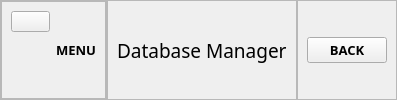
         <widget class="QFrame" name="header_frame">
          <property name="frameShape">
           <enum>QFrame::NoFrame</enum>
          </property>
          <property name="frameShadow">
           <enum>QFrame::Raised</enum>
          </property>
          <layout class="QHBoxLayout" name="horizontalLayout_2">
           <property name="spacing">
            <number>0</number>
           </property>
           <property name="leftMargin">
            <number>0</number>
           </property>
           <property name="topMargin">
            <number>0</number>
           </property>
           <property name="rightMargin">
            <number>0</number>
           </property>
           <property name="bottomMargin">
            <number>0</number>
           </property>
           <item>
            <widget class="QFrame" name="header_frame_left">
             <property name="frameShape">
              <enum>QFrame::StyledPanel</enum>
             </property>
             <property name="frameShadow">
              <enum>QFrame::Raised</enum>
             </property>
             <layout class="QHBoxLayout" name="horizontalLayout_4">
              <property name="spacing">
               <number>7</number>
              </property>
              <property name="leftMargin">
               <number>0</number>
              </property>
              <property name="topMargin">
               <number>0</number>
              </property>
              <property name="rightMargin">
               <number>0</number>
              </property>
              <property name="bottomMargin">
               <number>0</number>
              </property>
              <item alignment="Qt::AlignLeft">
               <widget class="QFrame" name="frame_20">
                <property name="frameShape">
                 <enum>QFrame::StyledPanel</enum>
                </property>
                <property name="frameShadow">
                 <enum>QFrame::Raised</enum>
                </property>
                <layout class="QHBoxLayout" name="horizontalLayout_7">
                 <item alignment="Qt::AlignLeft|Qt::AlignTop">
                  <widget class="QPushButton" name="open_close_side_bar_button">
                   <property name="minimumSize">
                    <size>
                     <width>0</width>
                     <height>0</height>
                    </size>
                   </property>
                   <property name="baseSize">
                    <size>
                     <width>0</width>
                     <height>0</height>
                    </size>
                   </property>
                   <property name="font">
                    <font>
                     <pointsize>8</pointsize>
                     <weight>50</weight>
                     <bold>false</bold>
                    </font>
                   </property>
                   <property name="cursor">
                    <cursorShape>PointingHandCursor</cursorShape>
                   </property>
                   <property name="text">
                    <string/>
                   </property>
                   <property name="icon">
                    <iconset resource="icons_rc_rc.qrc">
                     <normaloff>:/icons/icons/align-justify.svg</normaloff>:/icons/icons/align-justify.svg</iconset>
                   </property>
                  </widget>
                 </item>
                 <item>
                  <widget class="QLabel" name="label_2">
                   <property name="font">
                    <font>
                     <family>Segoe UI Black</family>
                     <pointsize>10</pointsize>
                     <weight>75</weight>
                     <bold>true</bold>
                    </font>
                   </property>
                   <property name="text">
                    <string>MENU</string>
                   </property>
                  </widget>
                 </item>
                </layout>
               </widget>
              </item>
             </layout>
            </widget>
           </item>
           <item>
            <widget class="QFrame" name="header_frame_center">
             <property name="frameShape">
              <enum>QFrame::StyledPanel</enum>
             </property>
             <property name="frameShadow">
              <enum>QFrame::Raised</enum>
             </property>
             <layout class="QHBoxLayout" name="horizontalLayout_3">
              <item alignment="Qt::AlignHCenter">
               <widget class="QLabel" name="label">
                <property name="font">
                 <font>
                  <family>Goma Octagon</family>
                  <pointsize>14</pointsize>
                 </font>
                </property>
                <property name="text">
                 <string>Database Manager</string>
                </property>
               </widget>
              </item>
             </layout>
            </widget>
           </item>
           <item>
            <widget class="QFrame" name="header_right_frame">
             <property name="frameShape">
              <enum>QFrame::StyledPanel</enum>
             </property>
             <property name="frameShadow">
              <enum>QFrame::Raised</enum>
             </property>
             <layout class="QHBoxLayout" name="horizontalLayout_11">
              <item alignment="Qt::AlignRight">
               <widget class="QPushButton" name="btn_back_second_page">
                <property name="font">
                 <font>
                  <family>Segoe UI Black</family>
                  <pointsize>10</pointsize>
                  <weight>75</weight>
                  <bold>true</bold>
                 </font>
                </property>
                <property name="cursor">
                 <cursorShape>PointingHandCursor</cursorShape>
                </property>
                <property name="text">
                 <string>BACK</string>
                </property>
               </widget>
              </item>
             </layout>
            </widget>
           </item>
          </layout>
         </widget>
